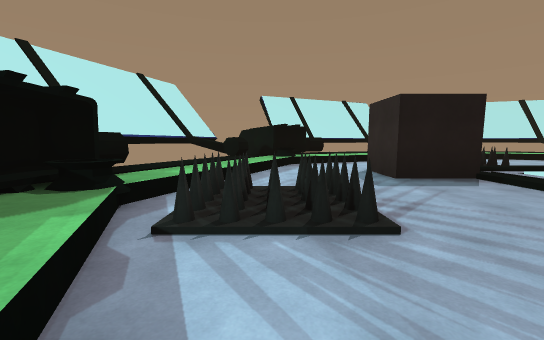
view 1 (above)

20 first-person views from a walk through a scene from a Unity 3-D project. The camera is 1.4 m above the floor, tilts 6° down and sees 90° across. The floor is counted in squares, 2 m on a side. Each view is taken from the middle of a square. On the plan, view 1 faces up. The plan holds only what a view shows up to about 9 squares ahead; the rest is blank. The player is left out.

view 2
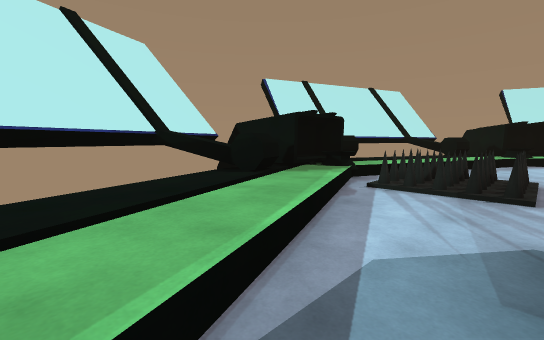

view 3
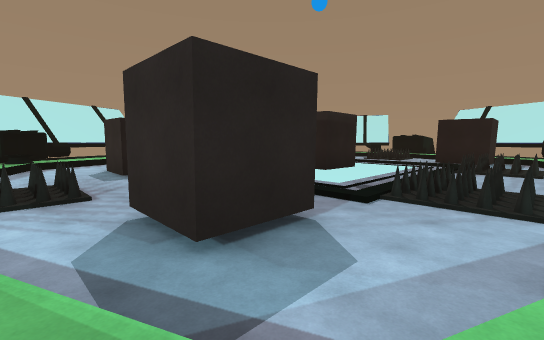

view 4
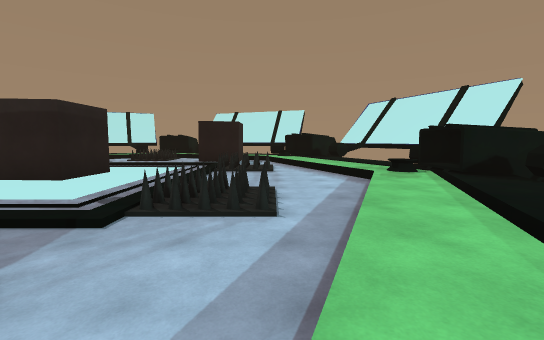

view 5
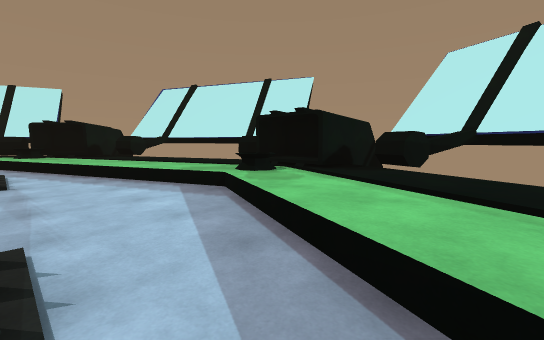

view 6
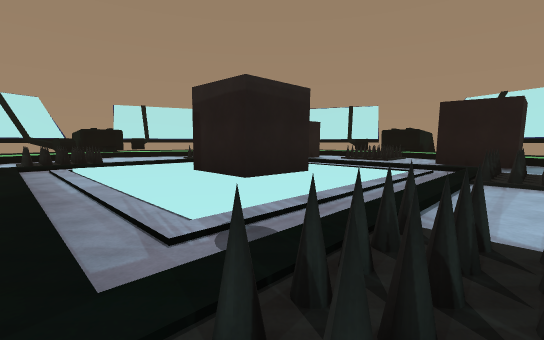

view 7
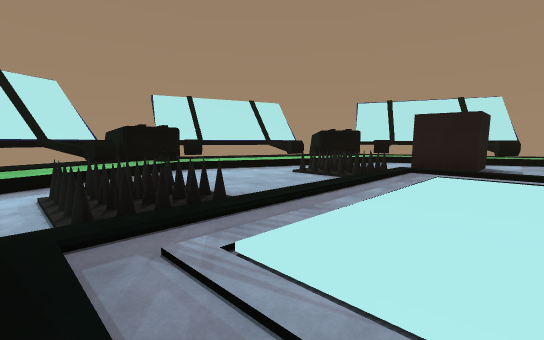

view 8
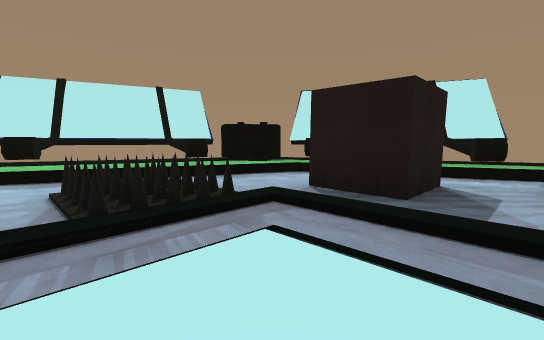

view 9
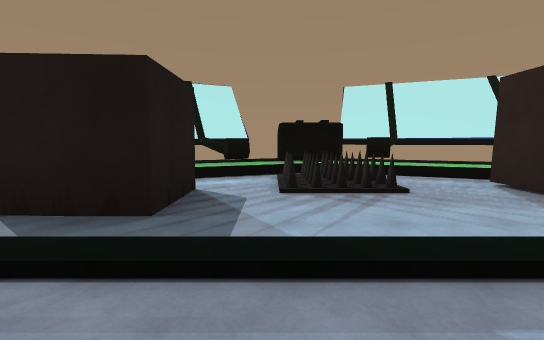

view 10
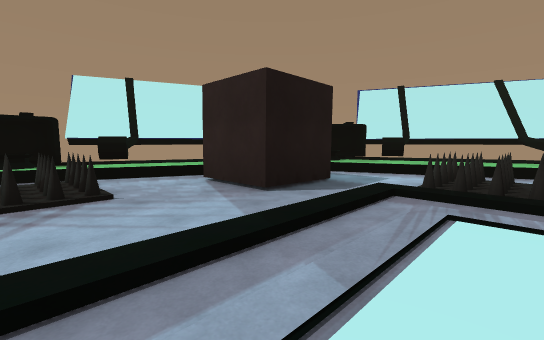

view 11
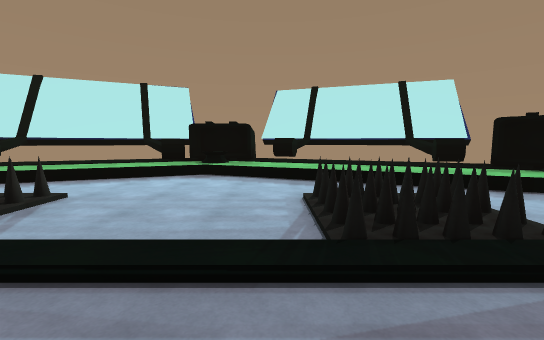

view 12
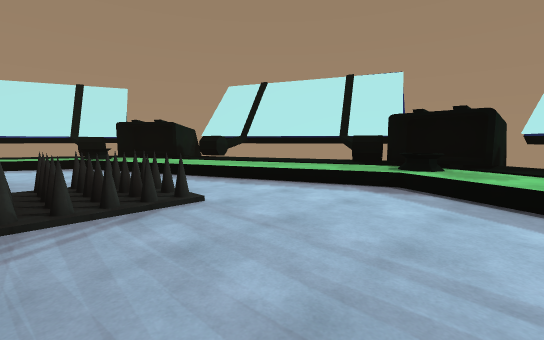

view 13
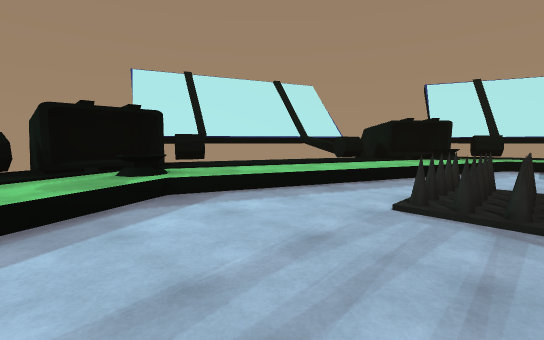

view 14
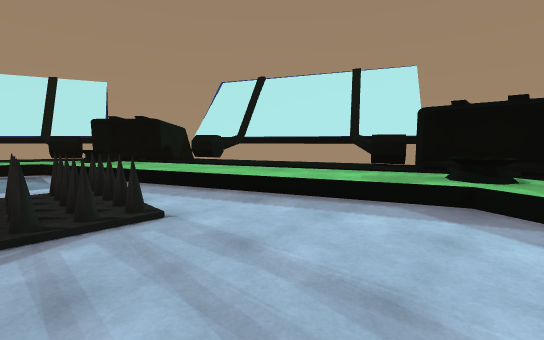

view 15
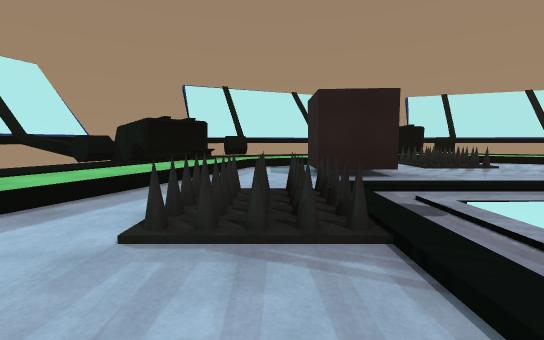

view 16
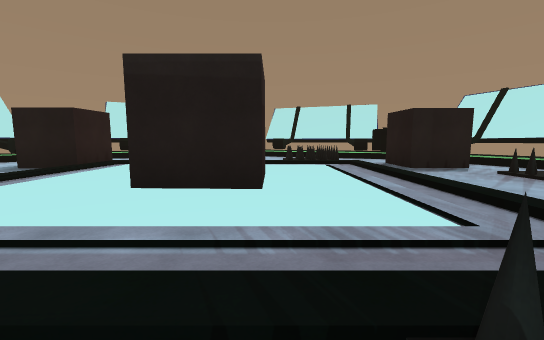

view 17
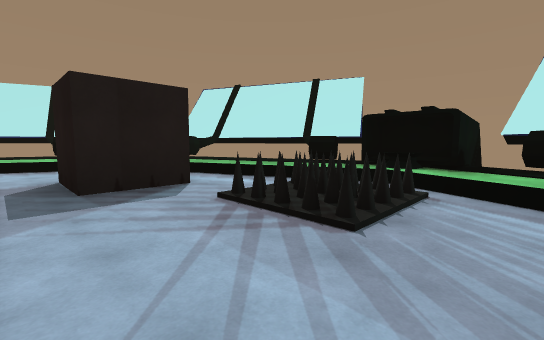

view 18
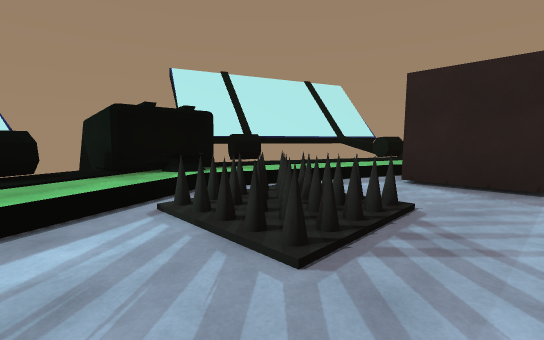

view 19
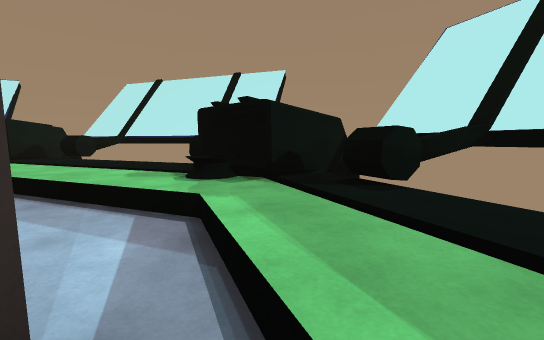

view 20
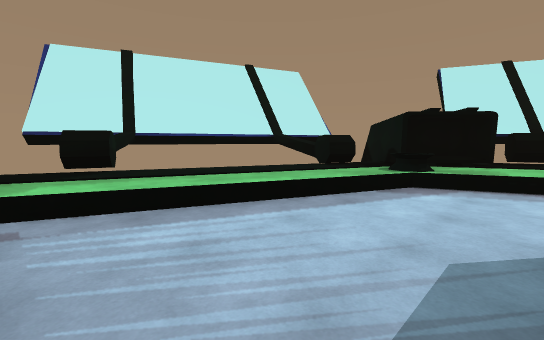

### Floor plan
Key: @ floor where view 1 was taken; # wall or solid block; . main floor; : floor 0.25 m higher than the main floor; + floor 0.5 m higher than the main floor; / step, stairs or slope; = window, fence, low wall or low ledge; ^ raised ledge; v drop or lower ground.
Columns run from 4 left of view 1 to 19 right of it. Each row starts with its distance up from view 1.
 15             ####
 14        ######^^###
 13      ###vv^##vvv ###
 12      #^vvvv//vvvvv^#
 11    ###vv++////++vv^##
 10  ####v++//....//++v####
  9  #^^///........../+/^^#
  8  #=++....v=...==...++ #
  7 ##=//....==...==...// ##
  6 # ++...#:........##/++##
  5 #^//....:.:::.......//^#
  4  #+/.=..:.:::.....=./+##
  3  #=/==..:.:##.....==./##
  2 ##+//=..:.:##.....=./+##
  1 #^^/....:...........//^#
  0 ##++@##.:........##.++ #
 -1  #+=/##.::::::::.##/=+ #
 -2  # //....==...==...++ #
 -3  ##^+//..==...==.//+^^#
 -4   ###/++/....../++/^###
 -5     ##vv++////++vv##
 -6     ##^vvv+//+vvvv##
 -7      #^=vvv##vvv ##
 -8      #####^##^^###
 -9         ########

Where each view was taken, in squares from view 1:
view 1: 0 up, 0 right, facing up
view 2: 2 down, 1 right, facing up-left
view 3: 3 down, 0 right, facing up-right
view 4: 3 down, 1 right, facing right
view 5: 3 down, 4 right, facing down-right
view 6: 2 down, 4 right, facing up-right
view 7: 4 up, 4 right, facing up-right
view 8: 4 up, 9 right, facing up-right
view 9: 4 up, 10 right, facing right
view 10: 3 up, 10 right, facing down-right
view 11: 5 up, 9 right, facing up
view 12: 7 up, 9 right, facing up-left
view 13: 2 down, 9 right, facing down-left
view 14: 2 down, 7 right, facing down-right
view 15: 2 down, 8 right, facing left
view 16: 2 down, 9 right, facing up
view 17: 1 up, 12 right, facing up-right
view 18: 5 up, 13 right, facing down-right
view 19: 6 up, 15 right, facing up
view 20: 4 up, 2 right, facing up-left
